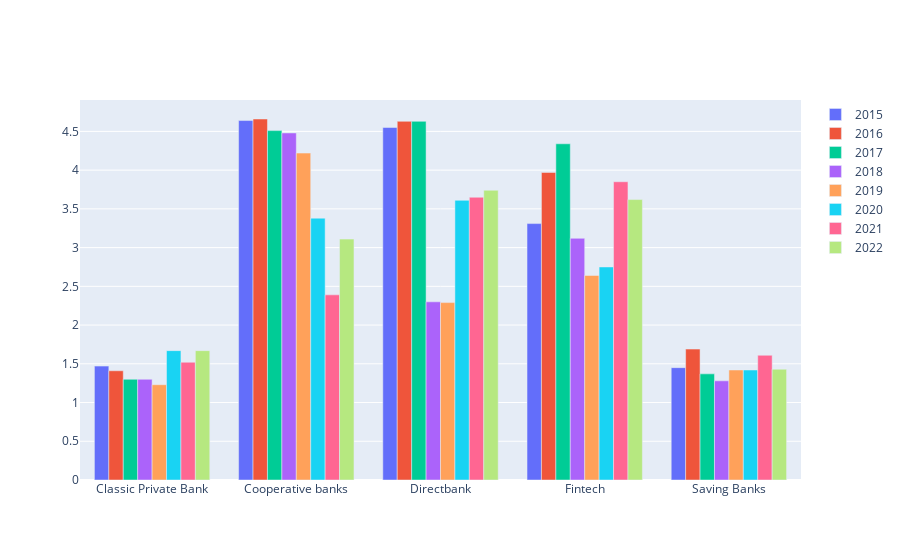

The code cell stored with this chart in its notebook:
### Code cell
averagerating = (df.groupby(["banktype","year"],as_index=False).mean().round(2)[["banktype","rating","year"]])
banktype = averagerating["banktype"].unique()

averagerating_chart = go.Figure(data=[
    go.Bar(name='2015', x=banktype, y=averagerating[averagerating["year"]==2015]["rating"]),
    go.Bar(name='2016', x=banktype, y=averagerating[averagerating["year"]==2016]["rating"]),
    go.Bar(name='2017', x=banktype, y=averagerating[averagerating["year"]==2017]["rating"]),
    go.Bar(name='2018', x=banktype, y=averagerating[averagerating["year"]==2018]["rating"]),
    go.Bar(name='2019', x=banktype, y=averagerating[averagerating["year"]==2019]["rating"]),
    go.Bar(name='2020', x=banktype, y=averagerating[averagerating["year"]==2020]["rating"]),
    go.Bar(name='2021', x=banktype, y=averagerating[averagerating["year"]==2021]["rating"]),
    go.Bar(name='2022', x=banktype, y=averagerating[averagerating["year"]==2022]["rating"]),])
averagerating_chart.update_layout(barmode='group')
averagerating_chart.show()

### Figure 1 — Plotly figure (JSON) as saved in the notebook; plotly's stock layout.template omitted (floating-point values rounded to 4 significant figures)
{"data": [{"name": "2015", "type": "bar", "x": ["Classic Private Bank", "Cooperative banks", "Directbank", "Fintech", "Saving Banks"], "y": [1.47, 4.64, 4.55, 3.31, 1.45]}, {"name": "2016", "type": "bar", "x": ["Classic Private Bank", "Cooperative banks", "Directbank", "Fintech", "Saving Banks"], "y": [1.41, 4.66, 4.63, 3.97, 1.69]}, {"name": "2017", "type": "bar", "x": ["Classic Private Bank", "Cooperative banks", "Directbank", "Fintech", "Saving Banks"], "y": [1.3, 4.51, 4.63, 4.34, 1.37]}, {"name": "2018", "type": "bar", "x": ["Classic Private Bank", "Cooperative banks", "Directbank", "Fintech", "Saving Banks"], "y": [1.3, 4.48, 2.3, 3.12, 1.28]}, {"name": "2019", "type": "bar", "x": ["Classic Private Bank", "Cooperative banks", "Directbank", "Fintech", "Saving Banks"], "y": [1.23, 4.22, 2.29, 2.64, 1.42]}, {"name": "2020", "type": "bar", "x": ["Classic Private Bank", "Cooperative banks", "Directbank", "Fintech", "Saving Banks"], "y": [1.67, 3.38, 3.61, 2.75, 1.42]}, {"name": "2021", "type": "bar", "x": ["Classic Private Bank", "Cooperative banks", "Directbank", "Fintech", "Saving Banks"], "y": [1.52, 2.39, 3.65, 3.85, 1.61]}, {"name": "2022", "type": "bar", "x": ["Classic Private Bank", "Cooperative banks", "Directbank", "Fintech", "Saving Banks"], "y": [1.67, 3.11, 3.74, 3.62, 1.43]}], "layout": {"barmode": "group"}}
